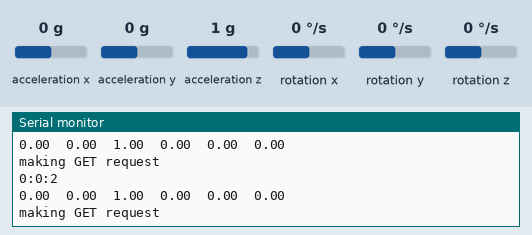
Recording of a sketch running on a simulated Arduino Nano 33 IoT. On the bench: the last lines printed to the serial monitor. The test bench sets the inputs (shaded band); at power-on: acceleration x 0 g, acceleration y 0 g, acceleration z 1 g, rotation x 0 °/s, rotation y 0 °/s, rotation z 0 °/s. WiFi joins after 1.5 s; servers stay silent unless stated; uploads are accepted with an empty reply.

Above: at 2.7 s.
2.8 s: acceleration x set to -1.4 g
At 3.08 s:
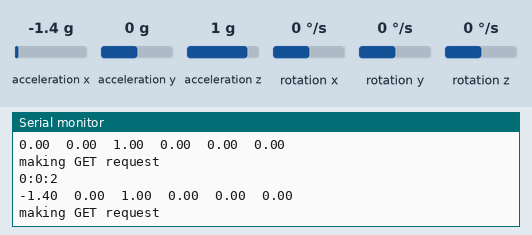
4.3 s: acceleration y set to -1.4 g
At 4.3 s:
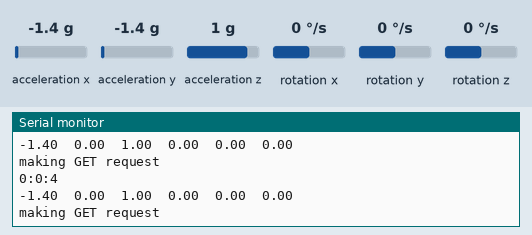
5.8 s: acceleration z set to -1.4 g
At 5.92 s:
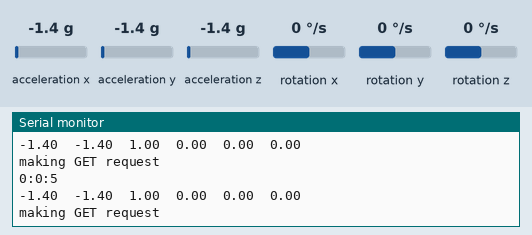
7.3 s: rotation x set to -192 °/s
At 7.35 s:
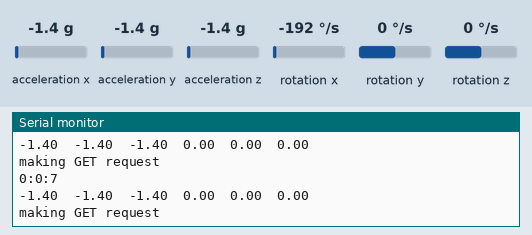
8.8 s: rotation y set to -192 °/s
At 8.97 s:
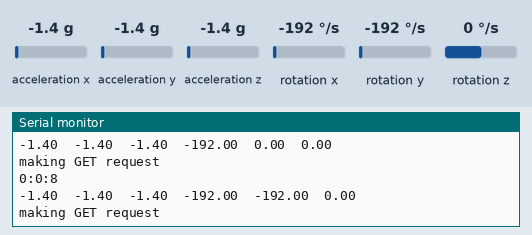
Timing chart, 0 to 11.3 s (numbered marks = the images above; inputs shaded):
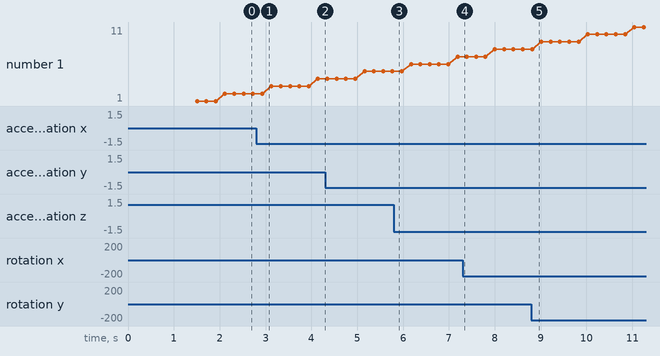

The sketch:

bike.ino
```cpp
#include <ArduinoHttpClient.h>
#include <WiFiNINA.h>
#include <Arduino_LSM6DS3.h>


char ssid[] ="Itreek";// "Shriya";//JioFiber-QhM58";
char pass[] ="7893031134"; //"akarsh12";//"9550286930";
const char serverAddress[] = "script.google.com";  // server address
String sheet_id ="AKfycbwFqbFzFRKrvuPZ16Z8ON3mqmQrKZ-6K0d3I-Be2I0qG1Mm_-210CRZKr2yGZTL_I6s";
int port = 443;

WiFiSSLClient wifi;
HttpClient client = HttpClient(wifi, serverAddress, port);
int status = WL_IDLE_STATUS;

void setup() {
  Serial.begin(9600);
  //while (!Serial);

  if (!IMU.begin()) {
    Serial.println("Failed to initialize IMU!");
    while (1);
  }

  while ( status != WL_CONNECTED) {
    Serial.print("Attempting to connect to Network named: ");
    Serial.println(ssid);
    status = WiFi.begin(ssid, pass);
  }

  // print the SSID of the network you're attached to:
  Serial.print("SSID: ");
  Serial.println(WiFi.SSID());

  // print your WiFi shield's IP address:
  IPAddress ip = WiFi.localIP();
  Serial.print("IP Address: ");
  Serial.println(ip);
}

void loop() {

  while(IMU.accelerationAvailable() && IMU.gyroscopeAvailable()){
  float ax, ay, az,gx,gy,gz;
  IMU.readAcceleration(ax, ay, az);
  IMU.readGyroscope(gx, gy, gz);

  String aax=String(ax,6);
  String aay=String(ay,6);
  String aaz=String(az,6);

  String ggx=String(gx,6);
  String ggy=String(gy,6);
  String ggz=String(gz,6);

  unsigned long currentMillis = millis();
  unsigned long seconds = currentMillis / 1000;

  int secondsInMinute = seconds % 60;
  int minutesInHour = (seconds / 60) % 60;
  int hoursInDay = (seconds / 3600) % 24;

  Serial.print(hoursInDay);
  Serial.print(':');
  Serial.print(minutesInHour);
  Serial.print(':');
  Serial.println(secondsInMinute);

  Serial.print(ax);
  Serial.print('\t');
  Serial.print(ay);
  Serial.print('\t');
  Serial.print(az);
  Serial.print('\t');

  Serial.print(gx);
  Serial.print('\t');
  Serial.print(gy);
  Serial.print('\t');
  Serial.println(gz);

  String path = ("/macros/s/" + sheet_id + "/exec?ax=" + aax + "&ay=" + aay + "&az=" + aaz + "&gx="+ggx+ "&gy=" + ggy + "&gz="+ ggz);

  Serial.println("making GET request");
  client.get(path);
  client.stop();
  }
  delay (10);
}
```

Measured:
- after the input at 2.8 s, the serial monitor: prints a new line after 0.13 s (image 1)
- after the input at 8.8 s, the serial monitor: prints a new line at once (image 5)
